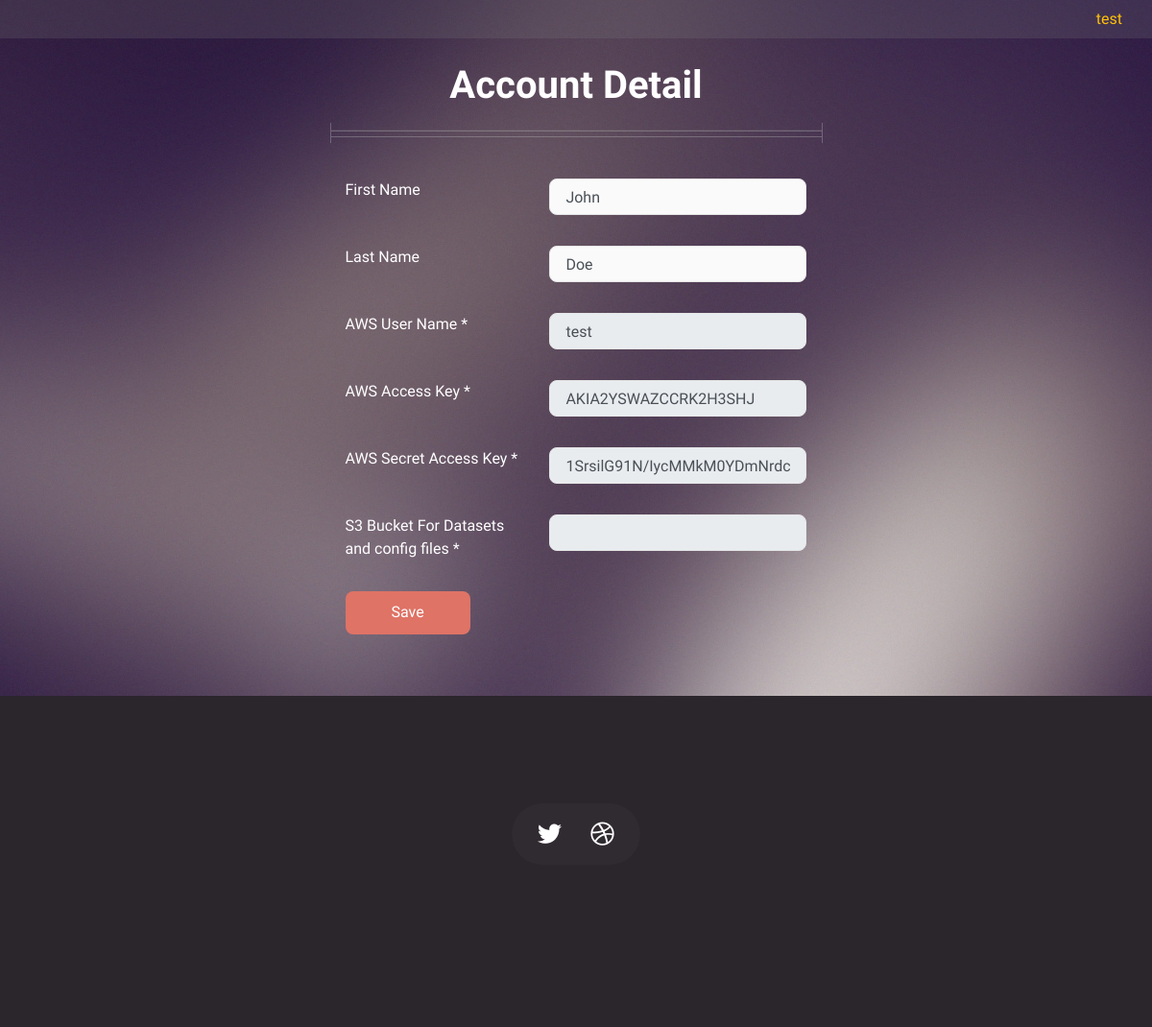
/profile/ (signed in), run on an earlier commit of the app's database.
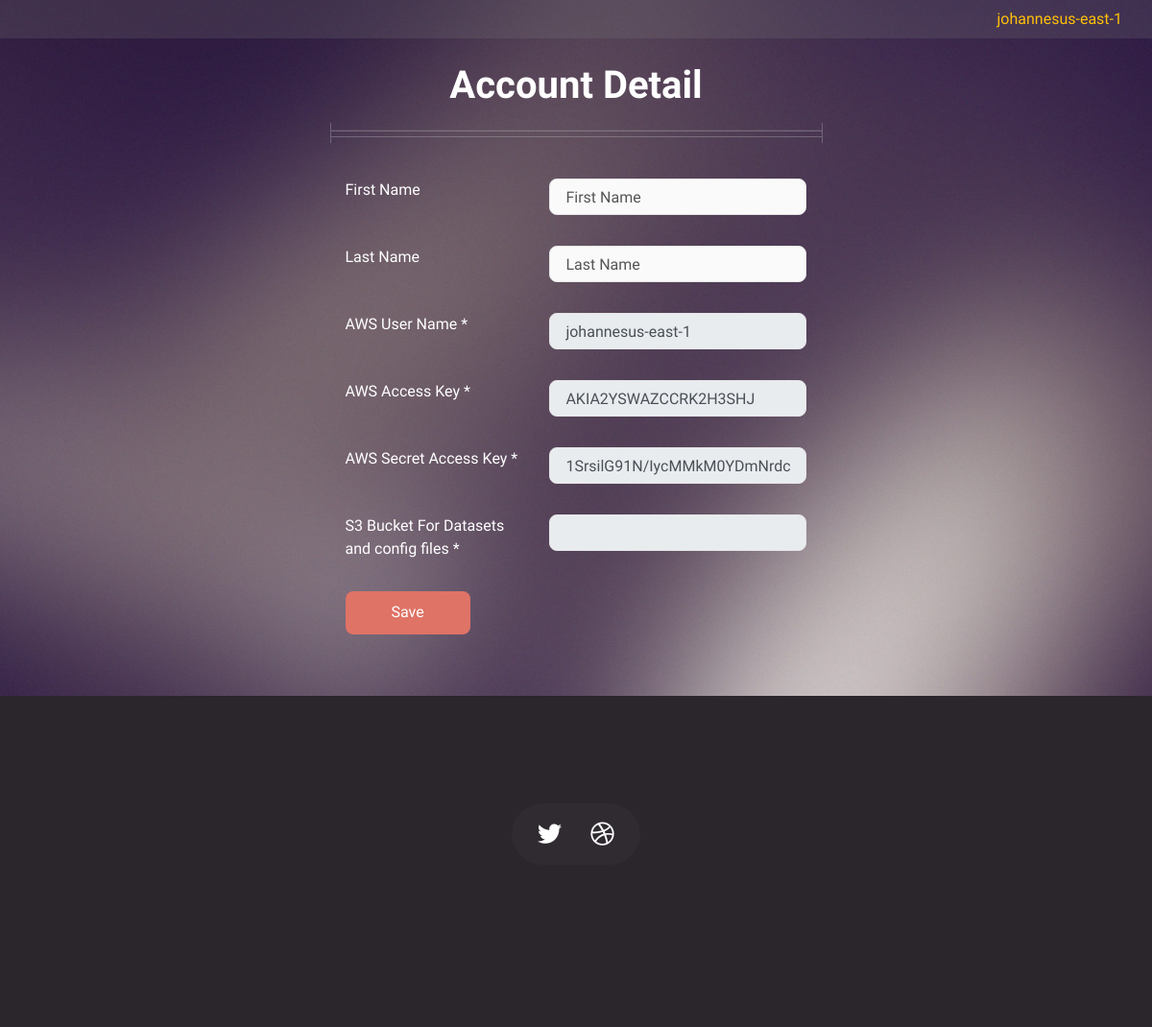
And on a later commit of the database.
### account/models.py (models this page shows, shortened)
class Base(models.Model):
    created_on = models.DateTimeField(auto_now_add=True, db_index=True,
                                      help_text='(Read-only) Date/time when record was created.')
    updated_on = models.DateTimeField(auto_now=True, db_index=True,
                                      help_text='(Read-only) Date/time when record was updated.')
    class Meta:
        abstract = True

class IAM(Base):
    user = models.ForeignKey(User, on_delete=models.CASCADE)
    aws_user = models.CharField(max_length=155, help_text="AWS account username")
    aws_access_key = models.CharField(max_length=255, help_text="AWS Access key id", unique=True)
    aws_secret_access_key = models.CharField(max_length=255, help_text="AWS Secret key")
    group = models.CharField(max_length=255, help_text='Group Name', default='bendeskylab')

class User(AbstractBaseUser):
    objects = UserManager()
    date_added = models.DateField(auto_now=False, auto_now_add=True)
    date_updated = models.DateField(auto_now=True)
    email = models.EmailField(db_index=True, unique=True)
    first_name = models.CharField(max_length=100, default="")
    last_name = models.CharField(max_length=100, default="")
    USERNAME_FIELD = 'email'
    REQUIRED_FIELDS = []
    is_active = models.BooleanField(default=True)
    is_admin = models.BooleanField(default=False, help_text="Flag for administrator account")
    data_transfer_permission = models.BooleanField(default=True,
                                                   help_text="Permission for individual users access to data transfer")

### account/views.py (the view, shortened to what this page needs)
# urls.py: path('profile/', ProfileView.as_view(), name='profile'),
class ProfileView(LoginRequiredMixin, View):
    template_name = "account/profile.html"
    def get(self, request):
        aws_req = AWSRequest.objects.filter(user=request.user).first()
        iam = IAM.objects.filter(user=request.user).first()
        return render(request, template_name=self.template_name, context={
            "user": request.user,
            "aws_req": aws_req,
            "iam": iam
        })

### templates/account/profile.html (shortened to what this page needs)
{% extends "layout.html" %}
{% load static %}
{% block content %}
    <div class="container">
        <div class="col-xl-6 offset-xl-3 col-md-12">
            <div class="title">
                <h2>Account Detail</h2>
                <hr/>
            </div>
            <div class="col-xl-12">
                <form method="post">
                    <div class="form-group row pb-3">
                        <label class="col-5 col-form-label">First Name</label>
                        <div class="col-7">
                            <input type="text" name="first_name" placeholder="First Name" class="form-control" value="{{user.first_name}}" required>
                        </div>
                    </div>
                    <div class="form-group row pb-3">
                        <label class="col-5 col-form-label">Last Name</label>
                        <div class="col-7">
                            <input name="last_name" placeholder="Last Name" class="form-control" type="text"  value="{{user.last_name}}" required>
                        </div>
                    </div>
                    {% if aws_req.get_status_display == 'Completed' %}
                    <div class="form-group row pb-3">
                        <label class="col-5 col-form-label">AWS User Name <span class="danger">*</span> </label>
                        <div class="col-7">
                            <input class="form-control" type="text"  value="{{iam.aws_user}}" disabled>
                        </div>
                    </div>
                    <div class="form-group row pb-3">
                        <label class="col-5 col-form-label">AWS Access Key <span class="danger">*</span></label>
                        <div class="col-7">
                            <input class="form-control" type="text"  value="{{iam.aws_access_key}}" disabled>
                        </div>
                    </div>
                    <div class="form-group row pb-3">
                        <label class="col-5 col-form-label">AWS Secret Access Key <span class="danger">*</span></label>
                        <div class="col-7">
                            <input class="form-control" type="text"  value="{{iam.aws_secret_access_key}}" disabled>
                        </div>
                    </div>
                    <div class="form-group row pb-3">
                        <label class="col-5 col-form-label">S3 Bucket For Datasets and config files <span class="danger">*</span></label>
                        <div class="col-7">
                            <input class="form-control" type="text"  value="{{iam.data_bucket}}" disabled>
                        </div>
                    </div>
                    {% endif %}
                    <div class="form-group row pb-3">
                        <div class="col-5 text-left">
                            <input type="submit" class="btn btn-primary" value="Save">
                        </div>
                        <div class="col-7 text-right">
                        </div>
                    </div>
                </form>
            </div>
        </div>
    </div>
{% endblock %}

### templates/layout.html (shortened to what this page needs)
{% load static %}
<!DOCTYPE HTML>
<html>
	<head>
		<link rel="stylesheet" href="https://stackpath.bootstrapcdn.com/bootstrap/4.4.1/css/bootstrap.min.css">
		<link rel="stylesheet" href="{% static 'css/main.css' %}" />
		<link rel="stylesheet" href="{% static 'css/custom.css' %}" />
		<link rel="stylesheet" href="https://cdn.datatables.net/v/dt/dt-1.10.16/sl-1.2.5/datatables.min.css" />
		<link rel="stylesheet" href="https://gyrocode.github.io/jquery-datatables-checkboxes/1.2.11/css/dataTables.checkboxes.css" />
		<link href="https://cdnjs.cloudflare.com/ajax/libs/font-awesome/4.7.0/css/font-awesome.min.css" rel="stylesheet"/>
		<link rel="stylesheet" href="{% static 'jstree/style.min.css' %}" />
	</head>
    <body class="homepage is-preload">
        <div id="page-wrapper">
				<div id="header">
						<nav class="navbar navbar-dark bg-dark">
							<div class="col-md-12 text-right">
								{% if iam %}
									<a class="text-warning no-border" href="javascript:void(0)">{{ iam.aws_user }}</a>
								{% else %}
									<a class="text-warning no-border" href="javascript:void(0)">Anonymous User</a>
								{% endif %}
							</div>
						</nav>
						<div class="inner mt-4" style="width: 98%;">
							{% block content %}{% endblock %}
						</div>
				</div>
				<div id="footer">
					<div class="container">
						<div class="row">
							<div class="col-12">
									<section class="contact">
										<ul class="icons">
											<li>
												<a href="https://twitter.com/neurocaas" class="icon brands fa-twitter" target="_blank">
												</a>
											</li>
											<li>
												<a href="http://stat.columbia.edu/~cunningham/" class="icon brands fa-dribbble" target="_blank" >
												</a>
											</li>
										</ul>
									</section>
									<div class="copyright">
										<ul class="menu">
										</ul>
									</div>
							</div>
						</div>
					</div>
				</div>
        </div>
    </body>
</html>

### static/css/custom.css (style rules this page uses)
.inner .form-group label { text-align: left; margin:0; color: white; }
.inner h2, .inner h3 { color:white; }
.inner h2 { font-weight:bold; font-size: 2.5rem; }
.title hr { top:5px!important; }
#header .inner { padding-left: 2em; padding-right: 2em; }
nav.bg-dark { background: rgba(128, 128, 128, 0.2)!important; }
.no-border { border: none!important; }

What changed in the data, as far as the page shows it:
no longer on this page (row edited): User: first_name "John", last_name "Doe"
changed IAM "AKIA2YSWAZCCRK2H3SHJ": aws_user "test" → "johannesus-east-1"
